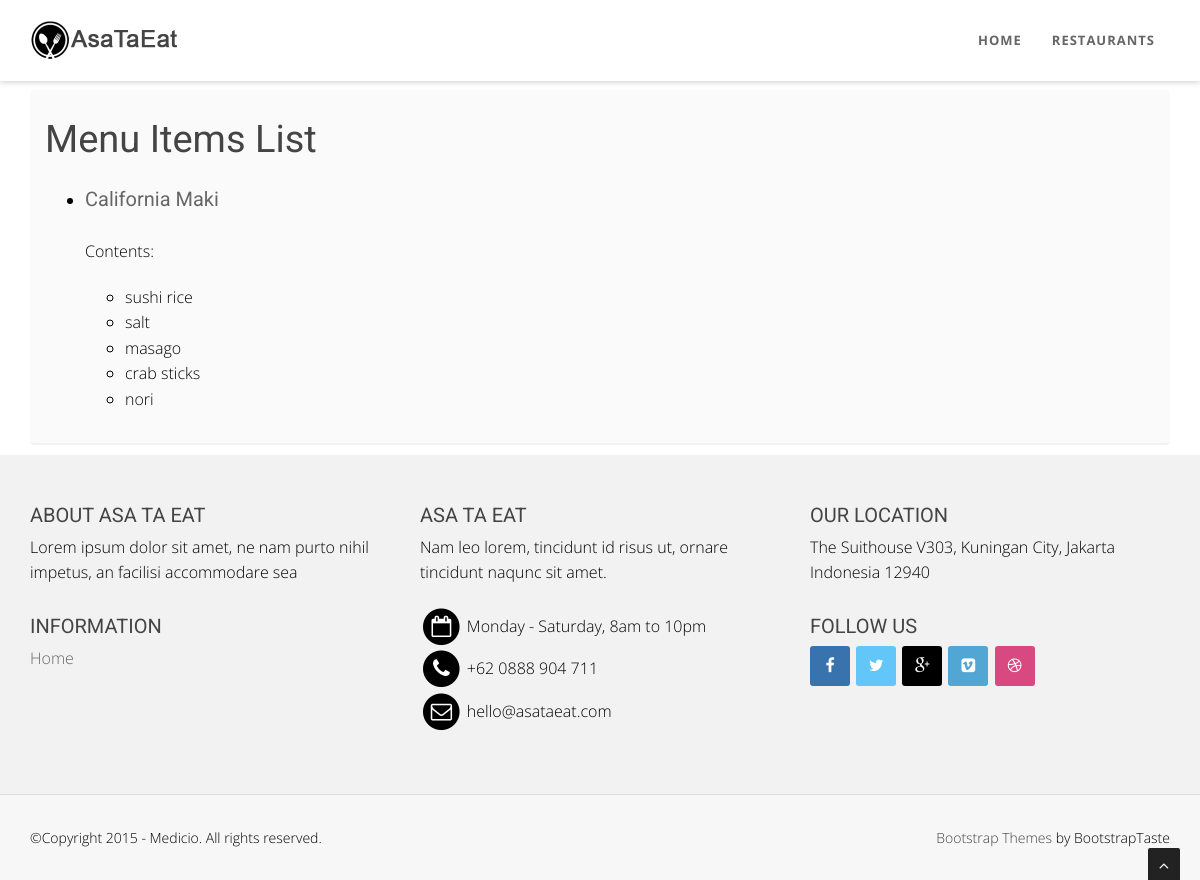
The page /items/ (signed in) on the database as committed earlier.
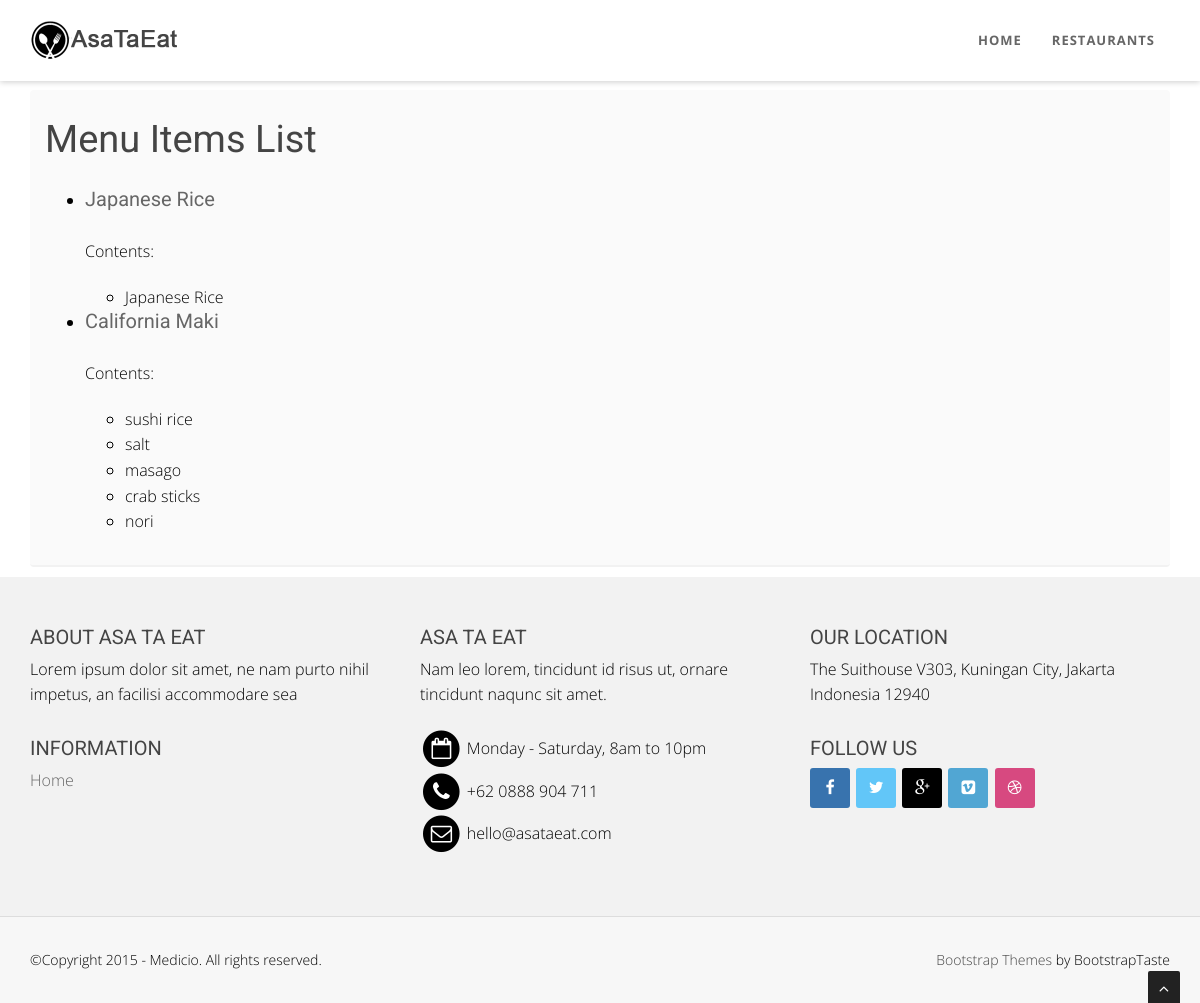
The same page on the database as committed later.
### menus/models.py (models this page shows, shortened)
class Item(models.Model):
    user        = models.ForeignKey(settings.AUTH_USER_MODEL)
    restaurant  = models.ForeignKey(RestaurantLocation)
    name        = models.CharField(max_length=120)
    contents    = models.TextField(help_text = 'Separate each item by comma')
    excludes    = models.TextField(blank=True, null=True, help_text = 'Separate each item by comma')
    public      = models.BooleanField(default=True)
    timestamp   = models.DateTimeField(auto_now_add=True)
    updated     = models.DateTimeField(auto_now=True)
    def get_absolute_url(self):
        return reverse('menus:detail', kwargs={'pk': self.pk})
    class Meta:
        ordering = ['-updated', '-timestamp']
    def get_contents(self):
        return self.contents.split(",")

### menus/views.py (the view)
class ItemListView(ListView, LoginRequiredMixin):
    login_url = '/login/'
    def get_queryset(self):
        return Item.objects.filter(user=self.request.user)

### menus/templates/menus/item_list.html (shortened to what this page needs)
{% extends "base.html" %}
{% block content %}
<section id="callaction" class="home-section paddingtop-90 paddingbot-10">
        <div class="container">
             <div class="row">
                 <div class="col-md-12">
                     <div class="callaction bg-gray">
                         <div class="row">
                            <h1>Menu Items List</h1>
                         </div>
                         <div class="row">
                            <ul>
                                {% for object in object_list %}
                                    <li>
                                        <h6>
                                            <a href ="{{ object.get_absolute_url }}">
                                                {{ object.name }}
                                            </a>
                                        </h6>
                                    </li>
                                    {% if object.contents %}
                                        <p>Contents: </p>
                                        <ul>
                                            {% for content in object.get_contents %}
                                                <li>
                                                    {{ content }}
                                                </li>
                                            {% endfor %}
                                        </ul>
                                    {% endif %}
                                {% endfor %}
                            </ul>
                        </div>
                     </div>
                 </div>
             </div>
         </div>
 </section>
 {% endblock content %}

### templates/base.html (shortened to what this page needs)
<!Doctype html>
<html lang="en">
<head>
    {% include 'snippets/css.html' %}
</head>
<body id="page-top" data-spy="scroll" data-target=".navbar-custom">
    <div id="wrapper">
    {% include 'snippets/nav.html' %}
        {% block content %}
        {% endblock content %}
    </div>
    {% include 'snippets/footer.html' %}
    <a href="#" class="scrollup"><i class="fa fa-angle-up active"></i></a>
</body>
</html>

### templates/snippets/css.html
{% load staticfiles %}
<link href="{% static "css/bootstrap.min.css" %}" rel="stylesheet" type="text/css">
<link href="{% static "font-awesome/css/font-awesome.min.css" %}" rel="stylesheet" type="text/css" />
<link rel="stylesheet" type="text/css" href="{% static "plugins/cubeportfolio/css/cubeportfolio.min.css" %}">
<link href="{% static "css/nivo-lightbox.css" %}" rel="stylesheet" />
<link href="{% static "css/nivo-lightbox-theme/default/default.css" %}" rel="stylesheet" type="text/css" />
<link href="{% static "css/owl.carousel.css" %}" rel="stylesheet" media="screen" />
<link href="{% static "css/owl.theme.css" %}" rel="stylesheet" media="screen" />
<link href="{% static "css/animate.css" %}" rel="stylesheet" />
<link href="{% static "css/style.css" %}" rel="stylesheet">
<link id="bodybg" href="{% static "bodybg/bg1.css" %}" rel="stylesheet" type="text/css" />
<link id="t-colors" href="{% static "color/default.css" %}" rel="stylesheet">

### templates/snippets/nav.html (shortened to what this page needs)
    {% load staticfiles %}
    <nav class="navbar navbar-custom navbar-fixed-top" role="navigation">
            <div class="container navigation">
                <div class="navbar-header page-scroll">
                    <a class="navbar-brand" href="{% url 'home' %}">
                        <img src="{% static "img/logo.png" %}" alt="" width="150" height="40" />
                    </a>
                </div>
                <div class="collapse navbar-collapse navbar-right navbar-main-collapse">
                <ul class="nav navbar-nav">
                    {% url 'home' as home %}
                    {% url 'restaurants:list' as restaurant_list %}
                    <li class="{% if request.path  == home %}active{% endif %}"><a href="{% url 'home' %}">Home</a></li>
                    <li class="{% if request.path  == restaurant_list %}active{% endif %}"><a href="{% url 'restaurants:list' %}">Restaurants</a></li>
                </ul>
                </div>
            </div>
    </nav>

### templates/snippets/footer.html
<footer>
		<div class="container">
			<div class="row">
				<div class="col-sm-6 col-md-4">
					<div class="wow fadeInDown" data-wow-delay="0.1s">
					<div class="widget">
						<h5>About Asa Ta Eat</h5>
						<p>
						Lorem ipsum dolor sit amet, ne nam purto nihil impetus, an facilisi accommodare sea
						</p>
					</div>
					</div>
					<div class="wow fadeInDown" data-wow-delay="0.1s">
					<div class="widget">
						<h5>Information</h5>
						<ul>
							<li><a href="#">Home</a></li>
						</ul>
					</div>
					</div>
				</div>
				<div class="col-sm-6 col-md-4">
					<div class="wow fadeInDown" data-wow-delay="0.1s">
					<div class="widget">
						<h5>Asa Ta Eat</h5>
						<p>
						Nam leo lorem, tincidunt id risus ut, ornare tincidunt naqunc sit amet.
						</p>
						<ul>
							<li>
								<span class="fa-stack fa-lg">
									<i class="fa fa-circle fa-stack-2x"></i>
									<i class="fa fa-calendar-o fa-stack-1x fa-inverse"></i>
								</span> Monday - Saturday, 8am to 10pm
							</li>
							<li>
								<span class="fa-stack fa-lg">
									<i class="fa fa-circle fa-stack-2x"></i>
									<i class="fa fa-phone fa-stack-1x fa-inverse"></i>
								</span> +62 0888 904 711
							</li>
							<li>
								<span class="fa-stack fa-lg">
									<i class="fa fa-circle fa-stack-2x"></i>
									<i class="fa fa-envelope-o fa-stack-1x fa-inverse"></i>
								</span> hello@asataeat.com
							</li>
						</ul>
					</div>
					</div>
				</div>
				<div class="col-sm-6 col-md-4">
					<div class="wow fadeInDown" data-wow-delay="0.1s">
					<div class="widget">
						<h5>Our location</h5>
						<p>The Suithouse V303, Kuningan City, Jakarta Indonesia 12940</p>
					</div>
					</div>
					<div class="wow fadeInDown" data-wow-delay="0.1s">
					<div class="widget">
						<h5>Follow us</h5>
						<ul class="company-social">
								<li class="social-facebook"><a href="#"><i class="fa fa-facebook"></i></a></li>
								<li class="social-twitter"><a href="#"><i class="fa fa-twitter"></i></a></li>
								<li class="social-google"><a href="#"><i class="fa fa-google-plus"></i></a></li>
								<li class="social-vimeo"><a href="#"><i class="fa fa-vimeo-square"></i></a></li>
								<li class="social-dribble"><a href="#"><i class="fa fa-dribbble"></i></a></li>
						</ul>
					</div>
					</div>
				</div>
			</div>
		</div>
		<div class="sub-footer">
		<div class="container">
			<div class="row">
				<div class="col-sm-6 col-md-6 col-lg-6">
					<div class="wow fadeInLeft" data-wow-delay="0.1s">
					<div class="text-left">
					<p>&copy;Copyright 2015 - Medicio. All rights reserved.</p>
					</div>
					</div>
				</div>
				<div class="col-sm-6 col-md-6 col-lg-6">
					<div class="wow fadeInRight" data-wow-delay="0.1s">
					<div class="text-right">
						<p><a href="http://bootstraptaste.com/">Bootstrap Themes</a> by BootstrapTaste</p>
					</div>
					</div>
				</div>
			</div>
		</div>
		</div>
</footer>

### templates/snippets/js.html (shortened to what this page needs)
{% load staticfiles %}

### static/css/style.css (style rules this page uses)
body { width: 100%; height: 100%; font-family: 'Open Sans', sans-serif; font-weight: 300; color: black; background-color: #ddd; font-size: 16px; line-height: 1.6em; }
html { width: 100%; height: 100%; }
h1 { font-size: 38px; }
h5 { font-size: 24px; }
h6 { font-size: 20px; }
h1, h2, h3, h4, h5, h6 { margin: 0 0 30px; font-family: 'Roboto', sans-serif; font-weight: 400; color: #444; line-height: 1em; }
p { margin: 0 0 20px; }
a { color: #666; -webkit-transition: all .2s ease-in-out; -moz-transition: all .2s ease-in-out; transition: all .2s ease-in-out; }
.navbar-brand { padding-top: 15px; margin-top: 5px; padding-bottom: 0; }
.navbar.navbar-custom { width: inherit; margin: 0 auto; padding-bottom:0; box-shadow: 0 0 3px rgba(0,0,0,0.12); box-shadow: 0 1px 6px rgba(0,0,0,.2); -webkit-box-shadow: 0 1px 6px rgba(0,0,0,.2); -moz-box-shadow: 0 1px 6px rgba(0,0,0,.2); -o-box-shadow: 0 1px 6px rgba(0,0,0,.2); }
.navbar.navbar-custom .navigation { padding-bottom: 15px; }
.navbar { margin-bottom: 0; border-bottom: 1px solid rgba(255,255,255,.3); }
.navbar-brand { font-weight: 700; }
.navbar.navbar-custom.navbar-fixed-top { background: #fff; }
.navbar.navbar-custom { padding-top: 0; }
.navbar.navbar-custom ul.nav.navbar-nav { margin-top: 15px; -webkit-transition: all .4s ease-in-out; -moz-transition: all .4s ease-in-out; transition: all .4s ease-in-out; }
.navbar-custom ul.nav li a { font-size: 13px; letter-spacing: 1px; color: #666; text-transform: uppercase; font-weight: 700; background: transparent; }
.paddingtop-90 { padding-top:90px !important; }
.paddingbot-10 { padding-bottom:10px !important; }
.home-section { padding-top: 150px; display:block; position:relative; z-index:120; background-color: #fff; }
.bg-gray { background: #fafafa; }
.callaction { padding:30px 30px 20px 30px; border-radius: 4px; border-bottom: 2px solid #f2f2f2; }
.company-social { margin-left: 0; padding-left: 0; margin-top: 10px; }
.company-social { text-align: left; list-style: none; }
.company-social li { margin:0; padding:0; display: inline-block; }
.company-social a { margin:0 2px 0 0; }
.company-social a i { width: 40px; height: 40px; line-height: 40px; text-align: center; color: #fff; -webkit-transition: background .3s ease-in-out; transition: background .3s ease-in-out; text-align: center; border-radius: 3px; padding:0; }
.company-social .social-facebook a i { background: #3873ae; }
.company-social .social-twitter a i { background: #62c6f8; }
.company-social .social-dribble a i { background: #d74980; }
.company-social .social-google a i { background: #000; }
.company-social .social-vimeo a i { background: #51a6d3; }
.widget ul { list-style: none; margin-left:0; padding-left:0; }
footer { background-color: #f2f2f2; }
footer { padding: 50px 0 0; }
footer .widget { margin-bottom: 30px; }
footer .widget h5 { font-size: 20px; margin-bottom: 10px; text-transform: uppercase; }
.sub-footer { margin-top: 30px; background-color: #f7f7f7; border-top: 1px solid #ddd; padding: 30px 0 10px; }
.sub-footer a { color: #444; }
footer .sub-footer p { font-size: 14px; }
.scrollup { position:fixed; width:32px; height:32px; bottom:0px; right:20px; background: #222; -webkit-border-radius: 2px 2px 0 0; -moz-border-radius: 2px 2px 0 0; border-radius: 2px 2px 0 0; }
a.scrollup { outline:0; text-align: center; }
a.scrollup i { margin-top: 10px; color: #fff; }

### static/bodybg/bg1.css (style rules this page uses)
body { background: url(../img/bodybg/bg1.png) repeat left top; }

Rows that differ between the two databases and show on the page:
added Item: name "Japanese Rice", get_contents "Japanese Rice"
